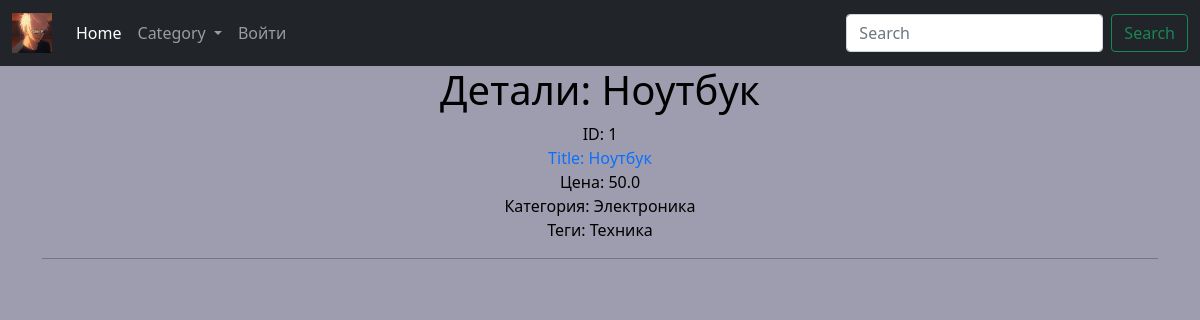
The page /products/1/ on the database its author committed.
### products/models.py (models this page shows, shortened)
class Products(models.Model):
    title = models.CharField(max_length=100, verbose_name="Заголовок")
    description = models.TextField(null=True, blank=True, verbose_name="Описание")
    price = models.FloatField(verbose_name="Цена")
    category = models.ForeignKey(Category, on_delete=models.CASCADE, verbose_name="Категория")
    tags = models.ManyToManyField(Tag, blank=True, verbose_name="Теги")
    class Meta:
        verbose_name = "Продукт"
        verbose_name_plural = "Продукты"

class Category(models.Model):
    name = models.CharField(max_length=100)
    class Meta:
        verbose_name = "Категория"
        verbose_name_plural = "Категории"

class Tag(models.Model):
    name = models.CharField(max_length=100)
    class Meta:
        verbose_name = "Тег"
        verbose_name_plural = "Теги"

### products/views.py (the view)
# urls.py: path('products/<int:product_id>/', views.product_item_view),
def product_item_view(request, product_id):
    product = Products.objects.get(id=product_id)
    product_list = Products.objects.all()
    data = {
        'product': product,
        'title': product.title,
        'product_list': product_list
    }
    return render(request, 'item.html', context=data)

### templates/item.html
{% extends 'layout.html' %}
{% block content %}
    <h1>Детали: {{ title }}</h1>
    <span>ID: {{ product.id }}</span><br/>
    <a href="/products/{{ product.id }}">Title: {{ product.title }}</a><br/>
    <span>Цена: {{ product.price }}</span><br/>
    <span>Категория: {{ product.category.name }}</span><br/>
    <span>Теги:
        {% for tag in product.tags.all %} {{ tag.name }}  {% endfor %}
</span>
    <hr/>
{% endblock %}

### static/css/style1.css (style rules this page uses)
body { background-color: #9d9daf; color: black; text-align: center; }
a { text-decoration: none; }

### rows shown on the page
Products: title "Ноутбук", id "1", price "50.0", category.name "Электроника"
Tag: name "Техника"
